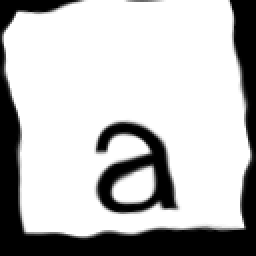
#> input picture data/variations/lower/a/a_115.png, 128 x 128 px (shown 2 times larger)
$ python -i stroke_consistency_analyzer.py   (imports and definitions only)
#> lines starting #> are read from the running program, lines starting #| are printed output that depends on the picture
"""
Analiza y diagnostica la consistencia del grosor del trazo de una letra.
"""
import cv2
import numpy as np
from typing import Dict, Any

def _skeletonize(image_bin: np.ndarray) -> np.ndarray:
    """Realiza la esqueletización de una imagen binarizada."""
    skeleton = np.zeros(image_bin.shape, np.uint8)
    element = cv2.getStructuringElement(cv2.MORPH_CROSS, (3, 3))
    while True:
        eroded = cv2.erode(image_bin, element)
        temp = cv2.dilate(eroded, element)
        temp = cv2.subtract(image_bin, temp)
        skeleton = cv2.bitwise_or(skeleton, temp)
        image_bin = eroded.copy()
        if cv2.countNonZero(image_bin) == 0:
            break
    return skeleton

def analyze_stroke_consistency(user_image_bin: np.ndarray) -> Dict[str, Any]:
    """Ejecuta el análisis de consistencia del grosor del trazo."""
    if cv2.countNonZero(user_image_bin) == 0:
        return {"score": 0.0, "thickness_variance": -1.0, "deviation_code": "no_content"}

    dist_transform = cv2.distanceTransform(user_image_bin, cv2.DIST_L2, 5)
    skeleton = _skeletonize(user_image_bin)
    thickness_values = dist_transform[skeleton > 0]

    if len(thickness_values) < 5:
        return {"score": 50.0, "thickness_variance": -1.0, "deviation_code": "not_enough_data"}

    mean_thickness = np.mean(thickness_values)
    std_thickness = np.std(thickness_values)

    if mean_thickness == 0:
        return {"score": 0.0, "thickness_variance": -1.0, "deviation_code": "no_thickness"}

    # Coeficiente de variación
    coeff_of_variation = std_thickness / mean_thickness

    deviation_code = "optima"

    # LÓGICA DE ESCALADO CALIBRADA PARA PLANTILLAS IDEALES:
    # Las plantillas ideales pueden tener pequeñas variaciones debido al procesamiento
    # de imagen (binarización, redimensionamiento, compresión). Ajustamos los umbrales
    # para que estas variaciones mínimas den 100% de score.
    # Para plantillas perfectas (imágenes generadas), el CV puede ser más alto debido a
    # efectos de renderizado, así que aumentamos significativamente el umbral.
    PERFECT_CV_THRESHOLD = 0.6  # Aumentado significativamente para plantillas procesadas

    if coeff_of_variation < PERFECT_CV_THRESHOLD:
        # Para variaciones pequeñas o moderadas (plantillas), dar 100% directamente
        score = 100.0
        deviation_code = "optima"
    else:
        # Función de penalización más suave y calibrada
        # Mapeo: CV=0.6 -> 100%, CV=0.8 -> ~50%, CV>=1.0 -> 0%
        # Usamos una función lineal suave para penalizar gradualmente
        if coeff_of_variation < 0.8:
            # Zona de transición suave: CV entre 0.6 y 0.8
            # Score lineal de 100% a 50%
            score = 100.0 - ((coeff_of_variation - PERFECT_CV_THRESHOLD) / 0.2) * 50.0
            deviation_code = "variacion_menor"
        elif coeff_of_variation < 1.0:
            # Zona intermedia: CV entre 0.8 y 1.0
            # Score lineal de 50% a 0%
            score = 50.0 - ((coeff_of_variation - 0.8) / 0.2) * 50.0
            deviation_code = "trazo_inconsistente"
        else:
            # Variación muy alta: score 0%
            score = 0.0
            deviation_code = "trazo_inconsistente"

        # Asegurar que el score esté en el rango [0, 100]
        score = max(0.0, min(100.0, score))

    return {
        "score": round(score, 1),  # Score ya está en rango [0, 100]
        "thickness_variation_coeff": round(coeff_of_variation, 3),
        "deviation_code": deviation_code
    }

>>> import cv2
>>> picture = cv2.imread('../../../data/variations/lower/a/a_115.png', cv2.IMREAD_GRAYSCALE)
#> picture is the input picture: shape (128, 128); min 0, max 255, mean 188.5
>>> result = analyze_stroke_consistency(picture)
#> in analyze_stroke_consistency, `dist_transform = cv2.distanceTransform(user_image_bin, cv2.DIST_L2, 5)`:
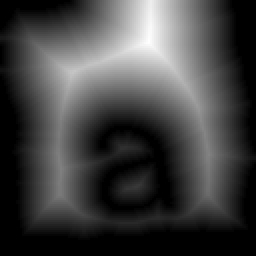
#> dist_transform: shape (128, 128) float32 (shown 2 times larger); min 0, max 43.94, mean 11.4; drawn with min black and max white
#> the loop in _skeletonize, `while True:` made 49 passes
#> pass 1, in _skeletonize, `eroded = cv2.erode(image_bin, element)`:
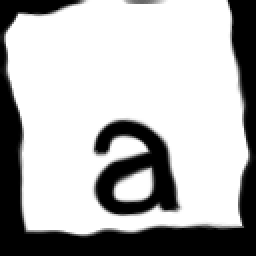
#> eroded: shape (128, 128) (shown 2 times larger); min 0, max 255, mean 178.9
#> pass 2, in _skeletonize, `eroded = cv2.erode(image_bin, element)`:
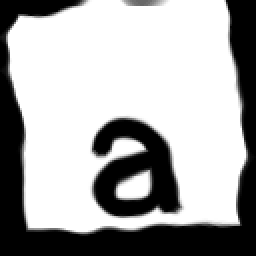
#> eroded: shape (128, 128) (shown 2 times larger); min 0, max 255, mean 169.4
#> after the loop in _skeletonize, `while True:`: eroded: shape (128, 128); every value is 0
#> after the loop in _skeletonize, `while True:`:
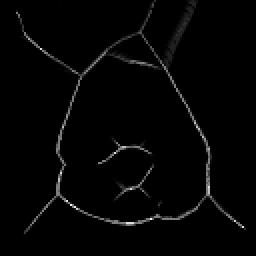
#> skeleton: shape (128, 128) (shown 2 times larger); min 0, max 247, mean 4.4
#> in analyze_stroke_consistency, `thickness_values = dist_transform[skeleton > 0]`: thickness_values = 1360 values, max 43.77 at index 257, min 1 at index 16, mean 20.24
#> in analyze_stroke_consistency, `mean_thickness = np.mean(thickness_values)`: mean_thickness = 20.24
#> in analyze_stroke_consistency, `std_thickness = np.std(thickness_values)`: std_thickness = 11.46
#> in analyze_stroke_consistency, `coeff_of_variation = std_thickness / mean_thickness`: coeff_of_variation = 0.566
#> result = {'score': 100, 'thickness_variation_coeff': 0.566, 'deviation_code': 'optima'}

$ run again, on data/variations/lower/a/a_89.png
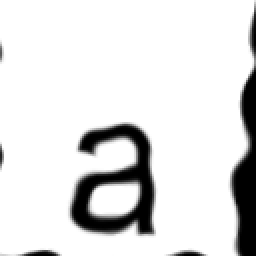
#> input picture data/variations/lower/a/a_89.png, 128 x 128 px (shown 2 times larger)
#> picture is the input picture: shape (128, 128); min 0, max 255, mean 224.2
#> in analyze_stroke_consistency, `dist_transform = cv2.distanceTransform(user_image_bin, cv2.DIST_L2, 5)`:
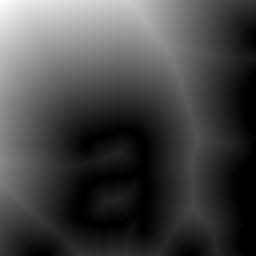
#> dist_transform: shape (128, 128) float32 (shown 2 times larger); min 0, max 81.33, mean 22.1; drawn with min black and max white
#> after the loop in _skeletonize, `while True:`:
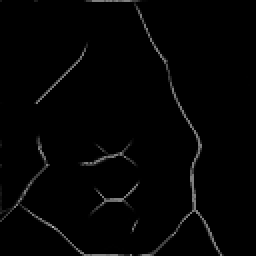
#> skeleton: shape (128, 128) (shown 2 times larger); min 0, max 191, mean 3.5
#> thickness_values = 1039 values, max 81.33 at index 0, min 1 at index 189, mean 22.22
#> mean_thickness = 22.22
#> std_thickness = 15.12
#> coeff_of_variation = 0.68
#> score = 79.9
#> result = {'score': 79.9, 'thickness_variation_coeff': 0.68, 'deviation_code': 'variacion_menor'}
